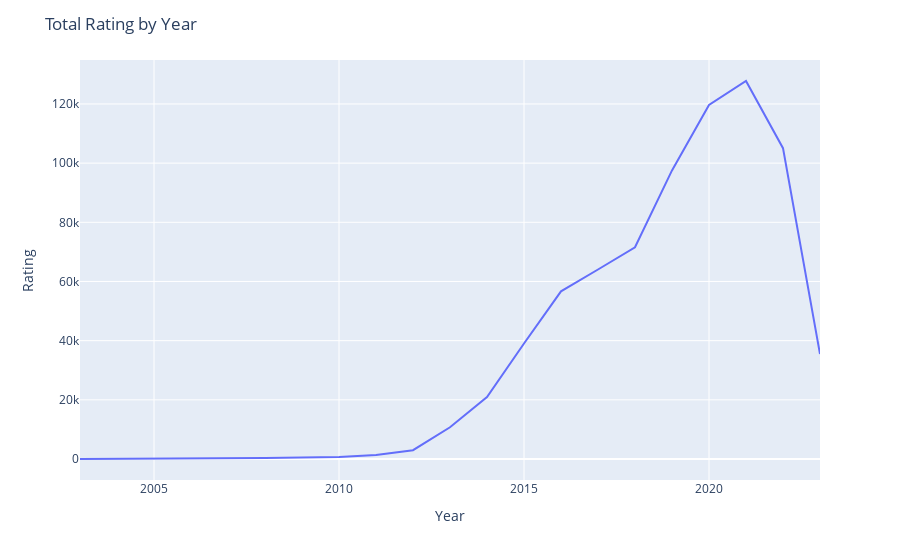

Source (notebook cell):
### Code cell
fig = px.line(totalrating_by_year, x=totalrating_by_year.index, y="rating",)
fig.update_layout(
    yaxis_title="Rating", 
    xaxis_title="Year",
    legend_title="", 
    title="Total Rating by Year"
)
fig.show()

### Figure 1 — Plotly figure (JSON) as saved in the notebook; plotly's stock layout.template omitted (floating-point values rounded to 4 significant figures)
{"data": [{"hovertemplate": "time=%{x}<br>rating=%{y}<extra></extra>", "legendgroup": "", "line": {"color": "#636efa", "dash": "solid"}, "marker": {"symbol": "circle"}, "mode": "lines", "name": "", "orientation": "v", "showlegend": false, "type": "scatter", "x": [2003, 2004, 2005, 2006, 2007, 2008, 2009, 2010, 2011, 2012, 2013, 2014, 2015, 2016, 2017, 2018, 2019, 2020, 2021, 2022, 2023], "xaxis": "x", "y": [5, 27, 108, 155, 217, 339, 504, 698, 1320, 2983, 10725, 20955, 39026, 56672, 64053, 71567, 97538, 119649, 127757, 105048, 35452], "yaxis": "y"}], "layout": {"autosize": true, "legend": {"title": {"text": ""}, "tracegroupgap": 0}, "margin": {"t": 60}, "title": {"text": "Total Rating by Year"}, "xaxis": {"anchor": "y", "autorange": true, "domain": [0, 1], "range": [2003, 2023], "title": {"text": "Year"}, "type": "linear"}, "yaxis": {"anchor": "x", "autorange": true, "domain": [0, 1], "range": [-7092.0, 134900.0], "title": {"text": "Rating"}, "type": "linear"}}}
